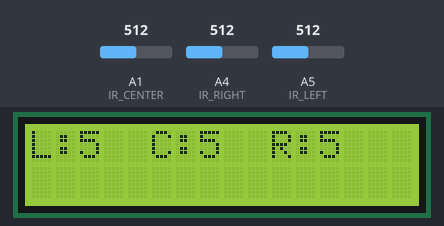
Bench run of a sketch on a simulated Arduino Uno, built with avr-gcc and run on an emulated ATmega328P. On the bench: 16×2 character LCD. The test bench sets the inputs (shaded band); at power-on: A1 (IR_CENTER) = 512, A4 (IR_RIGHT) = 512, A5 (IR_LEFT) = 512. What the sketch prints to the serial monitor is not drawn.

Above: at 2.2 s.
2.3 s: A1 (IR_CENTER) set to 716
At 3.5 s:
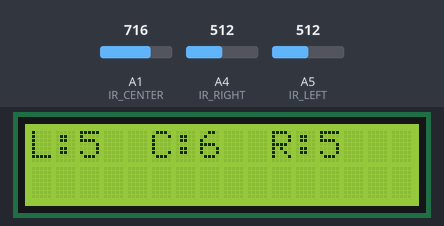
3.8 s: A4 (IR_RIGHT) set to 716
At 4.8 s:
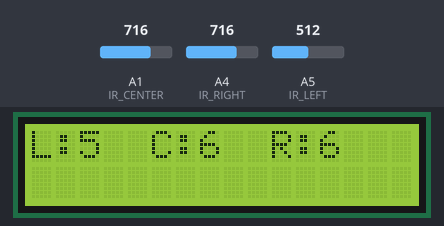
5.3 s: A5 (IR_LEFT) set to 716
At 6.0 s:
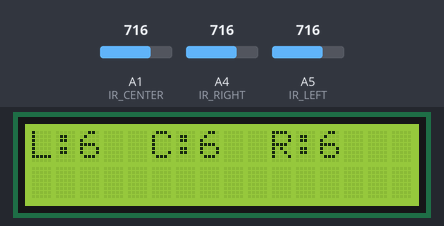
6.8 s: A1 (IR_CENTER) set to 900
8.3 s: A4 (IR_RIGHT) set to 900
At 9.5 s:
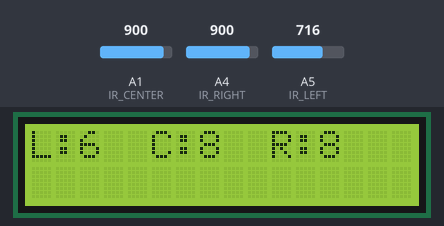
9.8 s: A5 (IR_LEFT) set to 900
Timing chart, 0 to 12.3 s (numbered marks = the images above; inputs shaded):
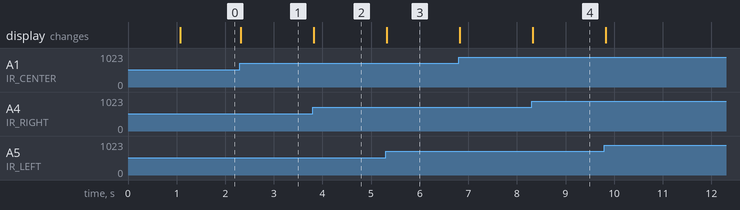

The sketch:

Analog_read_IR_sensor_checking_range.ino
```cpp
#include <Wire.h>
#include <Adafruit_Sensor.h>
#include <LiquidCrystal.h>


// LCD pins: RS = 8, E = 9, D4 = 4, D5 = 5, D6 = 6, D7 = 7
LiquidCrystal lcd(8, 9, 4, 5, 6, 7);

// IR sensor analog pins
const int IR_LEFT   = A5;
const int IR_CENTER = A1;
const int IR_RIGHT  = A4;

void setup() {
  lcd.begin(16, 2);
  lcd.print("IR Sensor Test");
  delay(1000);
  lcd.clear();

  Serial.begin(9600);
}

void loop() {
  // Read raw IR values
  int rawL = analogRead(IR_LEFT);
  int rawC = analogRead(IR_CENTER);
  int rawR = analogRead(IR_RIGHT);

  // Map 0–1023 to 0–10
  int L = map(rawL, 0, 1023, 0, 10);
  int C = map(rawC, 0, 1023, 0, 10);
  int R = map(rawR, 0, 1023, 0, 10);

  // Ensure values stay between 0–10
  L = constrain(L, 0, 10);
  C = constrain(C, 0, 10);
  R = constrain(R, 0, 10);

  // Display on LCD
  lcd.clear();
  lcd.setCursor(0, 0);
  lcd.print("L:");
  lcd.print(L);
  lcd.print("  C:");
  lcd.print(C);
  lcd.print("  R:");
  lcd.print(R);

  Serial.print("L:"); Serial.print(L);
  Serial.print("  C:"); Serial.print(C);
  Serial.print("  R:"); Serial.println(R);

  delay(120);
}
```

Measured:
- after the input at 2.3 s, the display: changes at once (image 1)
- after the input at 3.8 s, the display: changes at once (image 2)
- after the input at 5.3 s, the display: changes at once (image 3)
- after the input at 8.3 s, the display: changes at once (image 4)
